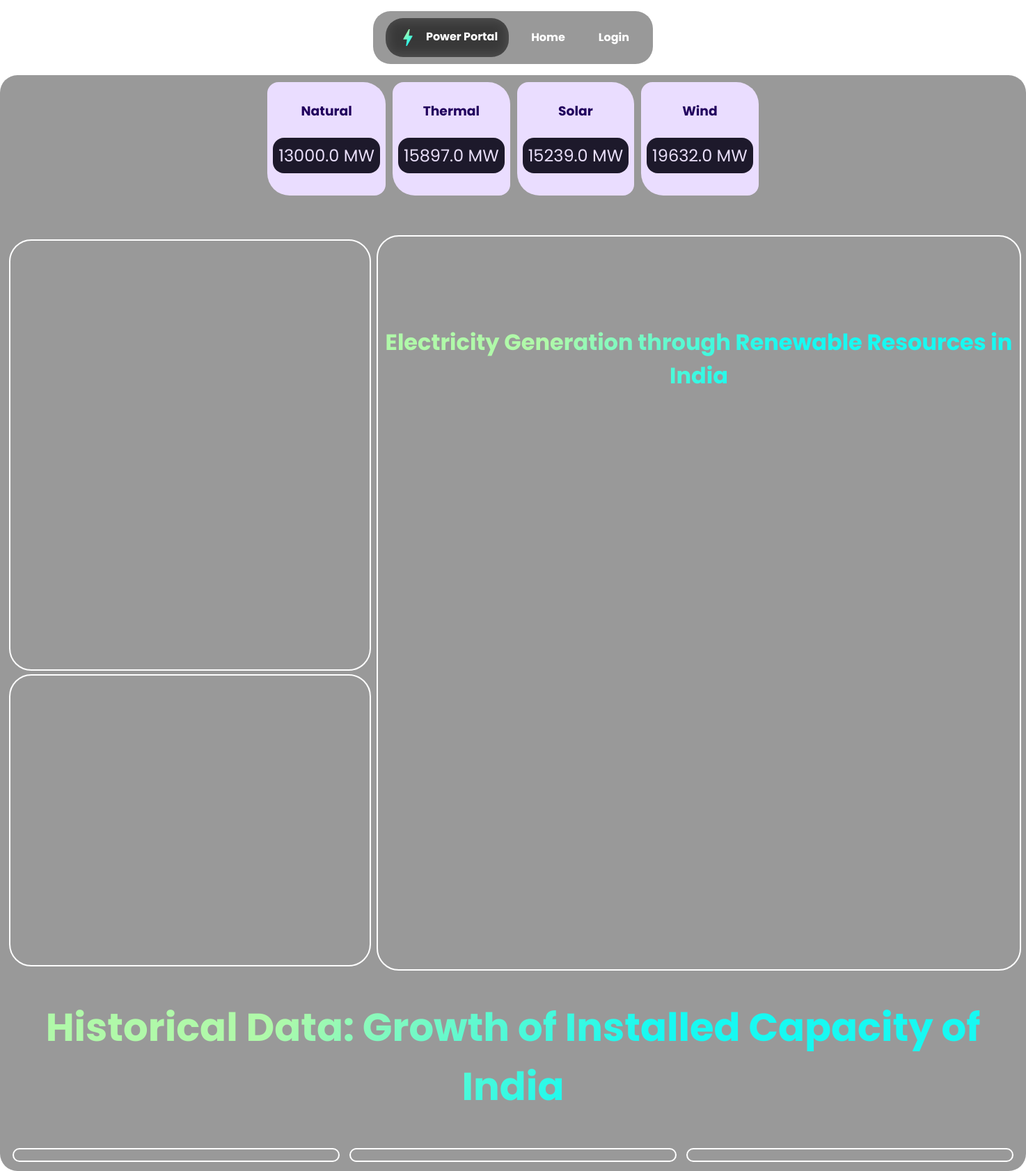
The page / on the database its author committed.
### app.py (models this page shows)
class Resource(db.Model):
    __tablename__ = "resources"
    resource_id = db.Column(db.Integer, autoincrement = True, primary_key = True, unique = True, nullable = False)
    resource_type = db.Column(db.String, nullable = False, unique = True)
    resource_left = db.Column(db.Float, nullable = False)

### app.py (the view)
@app.route("/", methods = ["GET", "POST"])
def index():
    demand = db.session.execute(text("SELECT AVG(demand) FROM daily_demand")).first()[0]
    supply = db.session.execute(text("SELECT AVG(energy_generated) FROM daily_reading")).first()[0]
    source = [
        ["State_id", "State", "Capacity(MW)"],
        ['IN-AP', 'Andhra Pradesh'],
        ['IN-AR', 'Arunachal Pradesh'],
        ['IN-AS', 'Assam'],
        ['IN-BR', 'Bihar'],
        ['IN-CG', 'Chhattisgarh'],
        ['IN-GA', 'Goa'],
        ['IN-GJ', 'Gujarat'],
        ['IN-HR', 'Haryana'],
        ['IN-HP', 'Himachal Pradesh'],
        ['IN-JK', 'Jammu and Kashmir'],
        ['IN-JH', 'Jharkhand'],
        ['IN-KA', 'Karnataka'],
        ['IN-KL', 'Kerala'],
        ['IN-MP', 'Madhya Pradesh'],
        ['IN-MH', 'Maharashtra'],
        ['IN-MN', 'Manipur'],
        ['IN-ML', 'Meghalaya'],
        ['IN-MZ', 'Mizoram'],
        ['IN-NL', 'Nagaland'],
        ['IN-OD', 'Odisha'],
        ['IN-PB', 'Punjab'],
        ['IN-RJ', 'Rajasthan'],
        ['IN-SK', 'Sikkim'],
        ['IN-TN', 'Tamil Nadu'],
        ['IN-TS', 'Telangana'],
        ['IN-TR', 'Tripura'],
        ['IN-UK', 'Uttarakhand'],
        ['IN-UP', 'Uttar Pradesh'],
        ['IN-WB', 'West Bengal'],
        ['IN-AN', 'Andaman and Nicobar Islands'],
        ['IN-CH', 'Chandigarh'],
        ['IN-DN', 'Dadra and Nagar Haveli'],
        ['IN-DD', 'Daman and Diu'],
        ['IN-LD', 'Lakshadweep'],
        ['IN-DL', 'National Capital Territory of Delhi'],
        ['IN-PY', 'Puducherry']
    ]
    map_data = [["State_id", "State", "Capacity(MW)"]]
    for i in range(1, len(source)):
        query = f"""
        SELECT state_name
        FROM states
        WHERE state_name = '{(source[i])[1]}'
        """
        exists = (db.session.execute(text(query)).first())
        if(exists is not None):
            s_query = f"""
            SELECT SUM(dr.energy_generated)
            FROM daily_reading AS dr
            WHERE dr.plant_id IN (
                SELECT plant_id
                FROM plant
                WHERE org_id IN (
                    SELECT org_id
                    FROM organization
                    WHERE state_id IN (
                        SELECT state_id
                        FROM states
                        WHERE state_name = '{(source[i])[1]}'
                    )
                )
            )
            """
            se_data = (db.session.execute(text(s_query))).first()[0]
            if se_data is None:
                map_data.append([source[i][0], source[i][1], 0])
            else:
                map_data.append([source[i][0], source[i][1], se_data])
    resource_data = [["Type", "Capacity(MW)"]]
    resource_list = Resource.query.all()
    for resource in resource_list:
        query = f"""
        SELECT SUM(dr.energy_generated)
        FROM daily_reading AS dr
        WHERE dr.plant_id IN (
            SELECT plant_id
            FROM plant
            WHERE resource_id = {resource.resource_id}
        )
        """
        capacity = db.session.execute(text(query)).first()[0]
        if(capacity is None):
            resource_data.append([resource.resource_type, 0])
        else:
            resource_data.append([resource.resource_type, capacity])
    hydro_data = []
    for i in range(1947, 2022):
        hydro_data.append([i, random.randint(1, 100)])
    thermal_data = []
    for i in range(1947, 2022):
        thermal_data.append([i, random.randint(1, 100)])
    nuclear_data = []
    for i in range(1947, 2022):
        nuclear_data.append([i, random.randint(11, 100)])
    return render_template(
        "index.html",
        source = map_data,
        resource_data = resource_data,
        hydro_data = hydro_data,
        thermal_data = thermal_data,
        nuclear_data = nuclear_data,
        demand = demand,
        supply = supply
    )

### templates/index.html (shortened to what this page needs)
<!DOCTYPE html>
<html lang="en">
  <head>
    <link rel="stylesheet" type="text/css" href="../static/assets/index.css" />
  </head>
  <body>
    <nav>
      <ul class="menu-bar">
        <div class="logo">
          <a href="/"> <i class="material-icons">bolt</i>Power Portal </a>
        </div>
        <li><a href="/">Home</a></li>
        <li><a href="/login">Login</a></li>
      </ul>
    </nav>
    <div class="container">
      <div class="chip_list">
        {% for resource in resource_data %}
            {% if resource[0] != 'Type' %}
                <div class="chip_item">
                        <h3>{{resource[0]}}</h3>
                        <p>{{resource[1]}} MW</p>
                </div>
            {% endif %}
        {% endfor %}
      </div>
      <br />
      <br />
      <table>
        <tr>
          <td>
            <div id="resource_data" style="width: 500px; height: 600px"></div>
            <div id="daily_demand" style="width: 500px; height: 400px"></div>
          </td>
          <td class="res_dat">
            <h1 style="color: white; font-size: 32px">
              Electricity Generation through Renewable Resources in India
            </h1>
            <div
              id="regions_div"
              style="
                width: 700px;
                height: 700px;
                border-radius: 32px;
                display: block;
                margin-left: auto;
                margin-right: auto;
              "
            ></div>
          </td>
        </tr>
      </table>
      <div class="history">
        <h1 style="color: white; text-align: center">
          Historical Data: Growth of Installed Capacity of India
        </h1>
        <table style="margin-left: auto; margin-right: auto">
          <tr>
            <td>
              <div id="chart_div" style="width: 450px"></div>
            </td>
            <td>
              <div id="chart_div_1" style="width: 450px"></div>
            </td>
            <td>
              <div id="chart_div_2" style="width: 450px"></div>
            </td>
          </tr>
        </table>
      </div>
    </div>
  </body>
</html>

### static/assets/index.css (style rules this page uses)
html { scroll-behavior: smooth; }
html { background-color: none; position: relative; -webkit-animation-name: animatebottom; -webkit-animation-duration: 1s; animation-name: animatebottom; animation-duration: 1s; }
body { font-family: "Poppins", "Open Sans", sans-serif; background-color: black; color: white; background: url(https://wallpaperaccess.com/full/979151.jpg) center / cover no-repeat; background-attachment: fixed; height: 100vh; margin: 0; text-align: center; }
.logo { border-radius: 25px; height: fit-content; display: inline-flex; background-color: rgba(0,0,0,0.4); -webkit-backdrop-filter: blur(10px); backdrop-filter: blur(10px); align-items: center; vertical-align: middle; padding: 12px 16px; margin: 0 8px; top: 0; color: white; transition: all .2s; }
.logo a { text-decoration: none; color: white; font-weight: bold; }
.logo i { vertical-align: middle; text-decoration: none; font-size: xx-large; background-image: linear-gradient(315deg, #17f9f2 40%, #b0f9a9 74%); background-clip: text; -webkit-background-clip: text; -webkit-text-fill-color: transparent; transition: all 200ms ease-in; border-radius: 50%; padding-right: 10px; position: relative; }
.menu-bar { border-radius: 25px; height: fit-content; display: inline-flex; background-color: rgba(0,0,0,0.4); -webkit-backdrop-filter: blur(10px); backdrop-filter: blur(10px); align-items: center; padding: 0 10px; padding-top: 10px; padding-bottom: 10px; top: 0; }
.menu-bar li { list-style: none; color: white; padding: 12px 16px; margin: 0 8px; position: relative; cursor: pointer; white-space: nowrap; transition: all .2s; }
.menu-bar li a { color: white; text-decoration: none; font-weight: bold; }
.chip_list { display: flex; justify-content: center; }
.chip_item { text-align: center; background-color: #EADDFF; padding: 8px; margin: 5px; border-radius: 16px 32px; transition: all 0.2s ease-in-out; }
.chip_item h3 { color: #21005D; }
.chip_item p { background-color: #1D192B; color: #E8DEF8; border-radius: 16px; padding: 8px; }
#resource_data, .res_dat, #daily_demand, #chart_div, #chart_div_1, #chart_div_2 { text-align: center; border: white solid 2px; padding: 8px; margin: 5px; border-radius: 32px; transition: all 0.2s ease-in-out; }
.container { color: white; width: fit-content; margin-left: auto; margin-right: auto; border-radius: 25px; background-color: rgba(0, 0, 0, .4); -webkit-backdrop-filter: blur(10px); backdrop-filter: blur(10px); height: fit-content; text-align: center; padding: 5px; }
.container h1 { font-size: 3.5rem; background-image: linear-gradient(315deg, #17f9f2 40%, #b0f9a9 74%); background-clip: text; -webkit-background-clip: text; -webkit-text-fill-color: transparent; }
.container p { font-size: x-large; }

### rows shown on the page
Resource: resource_type "Natural", resource "13000.0"
Resource: resource_type "Thermal", resource "15897.0"
Resource: resource_type "Solar", resource "15239.0"
Resource: resource_type "Wind", resource "19632.0"
